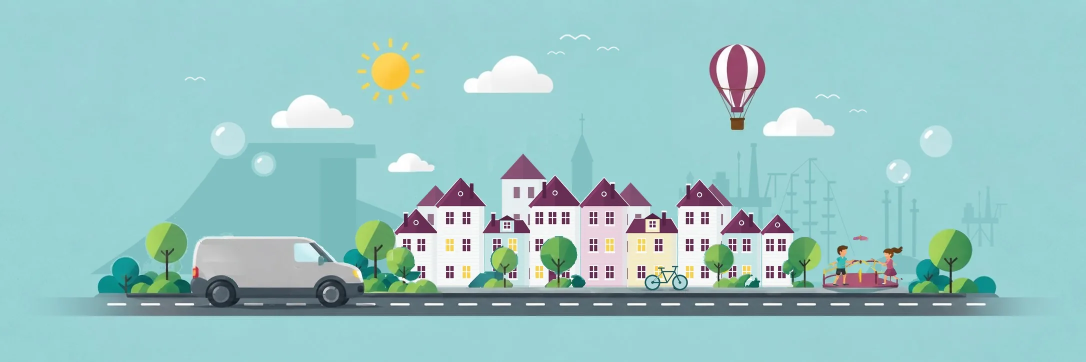
#> input picture bilder/hero-stavanger.webp, 2172 x 724 px, found by its file name (shown at 1/2 size)
$ python hode-stavanger.py
#> lines starting #> are read from the running program, lines starting #| are printed output that depends on the picture; after the words box and inside, x2 and y2 are one past the last pixel; in counts of white or black regions, pixels touching at a corner belong together
#!/usr/bin/env python3
"""Lager bilder/hode-stavanger.{webp,jpg}: utsnitt av Stavanger-scenen til sidehodene (Ricky 2026-10-14).

Marit (14.10): på undersidene ser man ikke hvilken by man er på, siden sidehodet bare har ballongen. Ricky: «skal vi vise
byen bak luftballongen?». Utsnittet tar ballongen, skyen og silhuettene bak byen (oljeplattformer og kraner), men IKKE husene: de maskeres bort
med himmelfarge (venstre del under ballongen), så det ikke blir en hel by med for mange detaljer (se hode-ballong.py).

Himmelen flates ut til --himmel (#9AD2D5) som i hode-ballong.py, men med en mye smalere terskel: silhuettene er bare
ca. 25 over himmelen i hver kanal, og Oslo-skriptets terskel (6–24) ville ha flatet de lyseste bort.

Kjør fra repo-roten (etter hero-stavanger-hus.py og hero-stavanger-silhuett.py): python3 verktoy/hode-stavanger.py"""
from PIL import Image
import numpy as np

def farge_til_alfa(rgb, bakgrunn):
    """GIMPs «farge til alfa»: hver piksel p skrives som F over bakgrunnen B med minst mulig dekning, p = a·F + (1 − a)·B. Himmelen
    blir gjennomsiktig og motivene beholder fargen sin, så sidehodets egen bakgrunn (som er en gradient og ikke flat himmelfarge)
    skinner gjennom. En flat himmel i bildet ga et synlig rektangel med annen form enn bandet rundt (Ricky 2026-10-14)."""
    p = np.clip(rgb, 0, 255)
    opp = np.where(p > bakgrunn, (p - bakgrunn) / np.maximum(255 - bakgrunn, 1), 0)
    ned = np.where(p < bakgrunn, (bakgrunn - p) / np.maximum(bakgrunn, 1), 0)
    alfa = np.maximum(opp, ned).max(axis=2)
    alfa = np.clip((alfa - 0.045) / (1 - 0.045), 0, 1)       # bildestøy i himmelen (under ca. 4,5 %) skal ikke bli et synlig slør
    trygg = np.maximum(alfa, 1e-6)[..., None]
    f = bakgrunn + (p - bakgrunn) / trygg
    f = np.where(alfa[..., None] > 1e-6, f, bakgrunn)
    return np.dstack([np.clip(f, 0, 255), alfa * 255]).round().astype('uint8')


KILDE = 'bilder/hero-stavanger.webp'
RUTE = (1340, 40, 2100, 436)           # x0, y0, x1, y1 i scenen (2172 × 724)
HIMMEL = np.array([0x9A, 0xD2, 0xD5], float)

scene = np.asarray(Image.open(KILDE).convert('RGB')).astype(float)
a = scene[RUTE[1]:RUTE[3], RUTE[0]:RUTE[2]].copy()
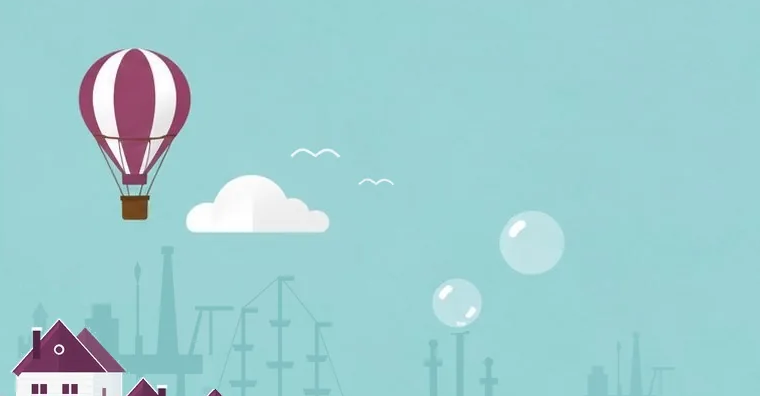
#> a: shape (396, 760, 3) float64; mean R, G, B 157, 205.8, 208.6
hjorner = np.concatenate([a[:10, -10:].reshape(-1, 3), a[:10, :10].reshape(-1, 3), a[:10, 300:310].reshape(-1, 3)])
#> hjorner = 300 rows, first 8: [156, 210, 213], [156, 210, 213], [156, 210, 213], [156, 210, 213], [156, 210, 213], [156, 210, 213], [156, 210, 213], [156, 210, 213]
sky = np.median(hjorner, axis=0)
#> sky = [152, 210, 211]
# Skyen flyttes mot høyre (Ricky 2026-10-14) så den ikke dekker kirketårnet: omrisset (alt som er lysere enn himmelen i
# skyens rute) klippes ut, plassen fylles med himmel, og skyen limes inn SKY_DX px til høyre.
from scipy.ndimage import binary_fill_holes as _fyll, gaussian_filter as _gf
SKY_RUTE = (176, 170, 340, 240)      # x0, y0, x1, y1 i utsnittet (fuglene ligger over y 170)
SKY_DX = 85
sx0, sy0, sx1, sy1 = SKY_RUTE
rute = a[sy0:sy1, sx0:sx1]
sky_maske = _fyll(np.sqrt(((rute - sky) ** 2).sum(axis=2)) > 14)
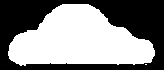
#> sky_maske: shape (70, 164) bool; 53.3% white; 1 black region, box (x1, y1, x2, y2) and area: (0, 0, 164, 70) 5361
sky_alfa = np.clip(_gf(sky_maske.astype(float), 0.7) * 1.15, 0, 1)[..., None]
sky_bit = rute.copy()
a[sy0:sy1, sx0:sx1] = rute * (1 - sky_alfa) + sky * sky_alfa
a[sy0:sy1, sx0 + SKY_DX:sx1 + SKY_DX] = a[sy0:sy1, sx0 + SKY_DX:sx1 + SKY_DX] * (1 - sky_alfa) + sky_bit * sky_alfa
avstand = np.sqrt(((a - sky) ** 2).sum(axis=2))
vekt = np.clip(1 - (avstand - 3) / 7, 0, 1)[..., None]
# Husene i Gamle Stavanger ligger nederst til venstre i utsnittet (x < ca. 1595 i scenen, y > ca. 320). Alt i dette hjørnet
# under ballongkurven og skyen fylles med himmelfarge; kanten fjæres så det ikke blir en skarp skjøt mot plattformene.
from scipy.ndimage import gaussian_filter
hoyde, bredde = a.shape[:2]
#> hoyde = 396; bredde = 760
yy, xx = np.mgrid[0:hoyde, 0:bredde]
X, Y = xx + RUTE[0], yy + RUTE[1]
fyll = (((X < 1523) & (Y >= 265)) | ((X >= 1493) & (X < 1523) & (Y >= 242)) | ((X >= 1523) & (X < 1568) & (Y >= 276))).astype(float)
fyll = np.clip(gaussian_filter(fyll, 5) * 1.0, 0, 1)
fyll[:, 1568 - RUTE[0]:] = np.clip(1 - (xx[:, 1568 - RUTE[0]:] - (1568 - RUTE[0])) / 12.0, 0, 1) * fyll[:, 1568 - RUTE[0]:]
ut_a = a * (1 - vekt) + HIMMEL * vekt
ut_a = ut_a * (1 - fyll[..., None]) + HIMMEL * fyll[..., None]
# Husene (Ricky 2026-10-14: «vis noen hus under ballongen, de husene som brukes for den byen»): de tre hvite trehusene med
# burgunder tak lengst til høyre i Gamle Stavanger, løftet HUS_LOFT px så de står rett under ballongen. Omrisset tas fra
# scenen som «alt som ikke er himmel eller silhuett» (avstand til himmelen > 48), fylt for hull og fjæret, og limes bare der
# det er objekt, så silhuettene bak ikke følger med.
from scipy.ndimage import binary_closing, binary_opening, binary_fill_holes
HUS = (1350, 352, 1578, 548)          # x0, y0, x1, y1 i scenen
HUS_LOFT = 78
hx0, hy0, hx1, hy1 = HUS
bit = scene[hy0:hy1, hx0:hx1]
obj = np.sqrt(((bit - sky) ** 2).sum(axis=2)) > 48
#> obj: shape (196, 228) bool; 68.6% white; 51 black regions (43 under 20 px), largest, box (x1, y1, x2, y2) and area: (0, 0, 228, 108) 13367, (172, 116, 174, 196) 159, (4, 115, 7, 182) 130
obj = binary_opening(binary_closing(obj, np.ones((5, 5))), np.ones((3, 3)))
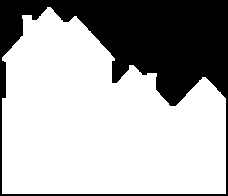
#> obj: shape (196, 228) bool; 68.4% white; 1 black region, box (x1, y1, x2, y2) and area: (0, 0, 228, 196) 14132
obj = binary_fill_holes(obj)
alfa = np.clip(gaussian_filter(obj.astype(float), 0.7) * 1.15, 0, 1)
oy, ox = hy0 - RUTE[1] - HUS_LOFT, hx0 - RUTE[0]
rader = min(bit.shape[0], hoyde - oy)                    # nederste del klippes av utsnittet
#> rader = 162
ut_a[oy:oy + rader, ox:ox + bit.shape[1]] = (ut_a[oy:oy + rader, ox:ox + bit.shape[1]] * (1 - alfa[:rader, :, None]) + bit[:rader] * alfa[:rader, :, None])
#> ut_a: shape (396, 760, 3) float64; mean R, G, B 159, 204.2, 208.2
# Silhuettene er bare ca. 25 over himmelen og forsvinner i et lite sidehode: kontrasten mot himmelen økes (KONTRAST ×), og
# bare for piksler som er mørkere enn himmelen i silhuett-sonen, så ballong, sky og bobler røres ikke.
KONTRAST = 1.9
sil = ((a[..., 0] < sky[0] - 8) & (a[..., 0] > sky[0] - 60) & (X >= 1568) & (Y >= 280)).astype(float)
#> sil: shape (396, 760) float64; values 0 (black) and 1 (white), 1.7% white; 24 white regions (16 under 20 px), largest, box (x1, y1, x2, y2) and area: (586, 333, 674, 396) 1300, (266, 276, 294, 396) 838, (229, 301, 258, 396) 721
ut_a = np.where(sil[..., None] > 0, HIMMEL + (ut_a - HIMMEL) * KONTRAST, ut_a)
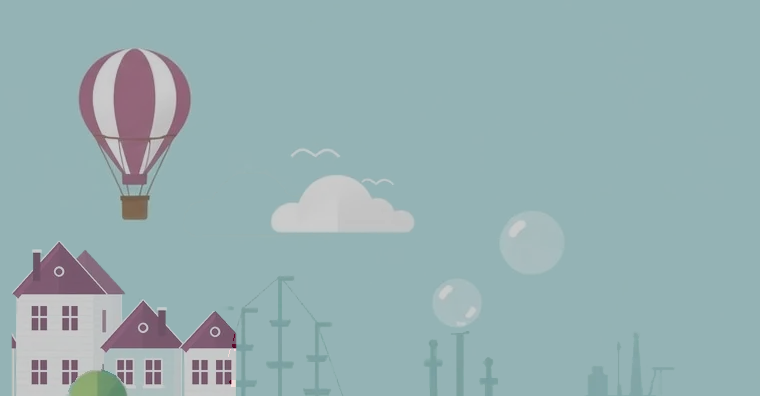
#> ut_a: shape (396, 760, 3) float64; mean R, G, B 158.7, 204, 207.9; drawn with min black and max white
# Domkirken bak husene og ballongen (Ricky 2026-10-14: Preikestolen ble for dominerende, «hva om vi legger til kirketårnet i
# stedet?»). Samme form som domkirken() i hero-stavanger-silhuett.py (langt skip med bratt tak, firkantet vesttårn med spir
# og kors, sidebygning), skalert KIRKE_K, med tårnet like til høyre for ballongen. Fargen er himmelen minus samme «delta» som
# scenens silhuetter (ca. 9,5 / 6 / 7 per styrkeenhet). Tegnes bare der pikslene er himmel, så hus, ballong, sky og kraner
# står foran.
from PIL import ImageDraw
DELTA = np.array([9.5, 6.0, 7.0])
KIRKE_K, KIRKE_X, KIRKE_BUNN, SS = 1.55, 190, hoyde + 60, 3
#> KIRKE_K = 1.55; KIRKE_X = 190; KIRKE_BUNN = 456; SS = 3

def kirke_lag():
    lag = Image.new('L', (bredde * SS, hoyde * SS), 0)
#> lag: PIL image 2280x1188 L; every value is 0
    d = ImageDraw.Draw(lag)
    def pt(dx, h): return ((KIRKE_X + dx * KIRKE_K) * SS, (KIRKE_BUNN - h * KIRKE_K) * SS)
    def rekt(x0, h0, x1, h1):
#> called with x0 = -70, h0 = 70, x1 = 4, h1 = -60
        (ax, ay), (bx, by) = pt(x0, h0), pt(x1, h1)
#> ax = 244.5; ay = 1042.5; bx = 588.6; by = 1647
        d.rectangle([min(ax, bx), min(ay, by), max(ax, bx), max(ay, by)], fill=255)
    rekt(-70, 70, 4, -60)                                                   # skipet
    d.polygon([pt(-74, 70), pt(-33, 104), pt(8, 70)], fill=255)
    rekt(4, 150, 44, -60)                                                   # vesttårnet
    d.polygon([pt(1, 150), pt(24, 188), pt(47, 150)], fill=255)
    rekt(23, 214, 25.5, 188)                                                # spiret
    rekt(19, 207, 29.5, 205)                                                # korset
    rekt(44, 82, 70, -60)                                                   # sidebygning
    d.polygon([pt(41, 82), pt(57, 100), pt(73, 82)], fill=255)
    return np.asarray(lag.resize((bredde, hoyde), Image.LANCZOS)).astype(float)[..., None] / 255

kirke = kirke_lag()
sky_aktig = (np.abs(ut_a - HIMMEL).max(2) < 9)[..., None]
#> sky_aktig: shape (396, 760, 1) bool; 82% white; 16 black regions (5 under 20 px), largest, box (x1, y1, x2, y2) and area: (11, 240, 344, 396) 26094, (76, 46, 193, 223) 13223, (269, 174, 416, 236) 6234
ut_a = np.where(sky_aktig, ut_a * (1 - kirke) + (HIMMEL - DELTA * 3.0) * kirke, ut_a)
ut = Image.fromarray(farge_til_alfa(ut_a, HIMMEL), 'RGBA')
#> in farge_til_alfa, `alfa = np.maximum(opp, ned).max(axis=2)`:
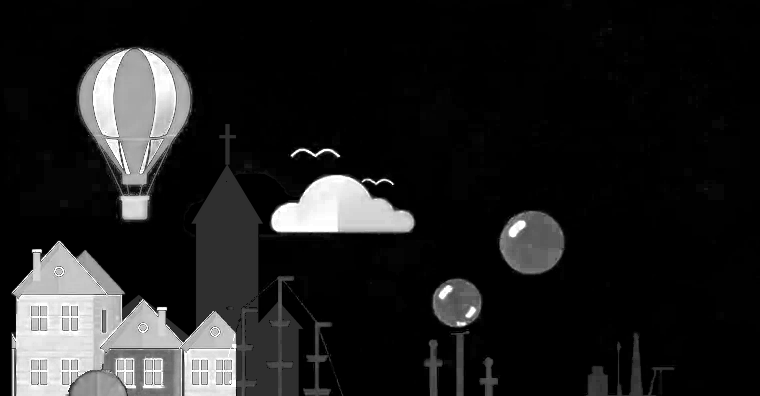
#> alfa: shape (396, 760) float64; min 0, max 1, mean 0.126
#> in farge_til_alfa, `f = bakgrunn + (p - bakgrunn) / trygg`:
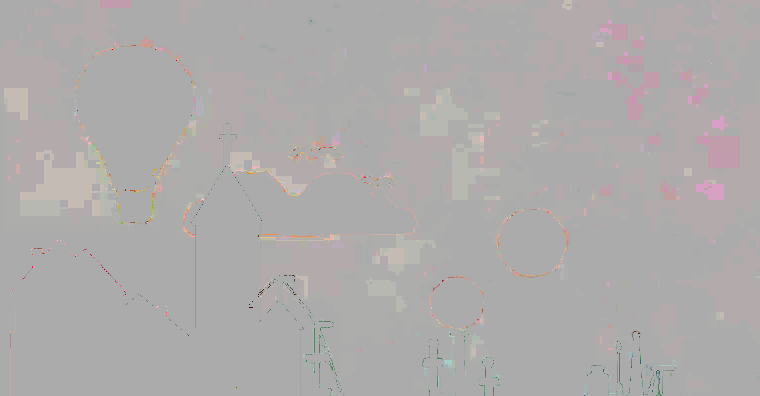
#> f: shape (396, 760, 3) float64; mean R, G, B 155800.7, 17179, -11646.8; drawn with min black and max white
#> in farge_til_alfa, `return np.dstack([np.clip(f, 0, 255), alfa * 255]).round().astype('uin..`:
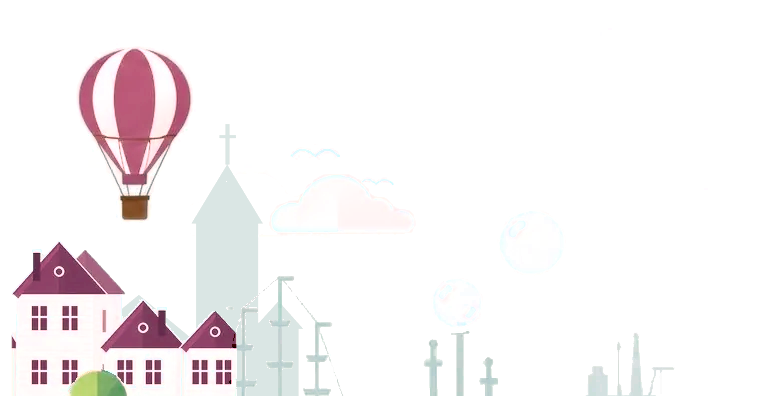
#> returned value: shape (396, 760, 4); mean of channels 0, 1, 2, 3 152.4, 192.8, 195.6, 30.3; transparent parts drawn white
ut.save('bilder/hode-stavanger.webp', quality=90, alpha_quality=100, method=6)
ut.save('bilder/hode-stavanger.png', optimize=True)
print(ut.size, 'sky', sky.round(1))
#| (760, 396) sky [152. 210. 211.]
